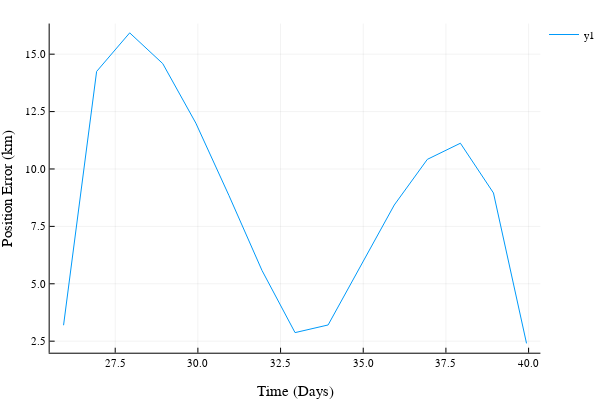

Notebook cell for this chart:
### Code cell
#Calculate and plot position errors in kilometers
e = zeros(length(t_samp));
xfit = reshape(Optim.minimizer(fitresult),6,length(t_samp));
for k = 1:length(t_samp)
    e[k] = 1000*norm(xfit[1:3,k] - xnode[1:3,k]);
end

plot(t_samp,e, xlabel="Time (Days)", ylabel="Position Error (km)")

### Figure 1 — Plotly figure (JSON) as saved in the notebook; plotly's stock layout.template omitted (floating-point values rounded to 4 significant figures)
{"data": [{"colorbar": {"title": ""}, "hoverinfo": "text", "legendgroup": "y1", "line": {"color": "rgba(0, 154, 250, 1.000)", "dash": "solid", "shape": "linear", "width": 1}, "mode": "lines", "name": "y1", "showlegend": true, "text": [null, null, null, null, null, null, null, null, null, null, null, null, null, null, null], "type": "scatter", "x": [25.94, 26.94, 27.94, 28.94, 29.94, 30.94, 31.94, 32.94, 33.94, 34.94, 35.94, 36.94, 37.94, 38.94, 39.94], "xaxis": "x1", "y": [3.196, 14.25, 15.93, 14.59, 12.0, 8.85, 5.583, 2.873, 3.207, 5.817, 8.431, 10.42, 11.12, 8.956, 2.404], "yaxis": "y1"}], "layout": {"annotations": [], "height": 400, "legend": {"bgcolor": "rgba(255, 255, 255, 1.000)", "bordercolor": "rgba(0, 0, 0, 1.000)", "font": {"color": "rgba(0, 0, 0, 1.000)", "family": "sans-serif", "size": 11}, "tracegroupgap": 0, "x": 1, "y": 1}, "margin": {"b": 20, "l": 0, "r": 0, "t": 20}, "paper_bgcolor": "rgba(255, 255, 255, 1.000)", "plot_bgcolor": "rgba(255, 255, 255, 1.000)", "showlegend": true, "width": 600, "xaxis": {"anchor": "y1", "domain": [0.09128, 0.9934], "gridcolor": "rgba(0, 0, 0, 0.100)", "gridwidth": 0.5, "linecolor": "rgba(0, 0, 0, 1.000)", "mirror": false, "range": [25.52, 40.36], "showgrid": true, "showline": true, "showticklabels": true, "tickangle": 0, "tickcolor": "rgb(0, 0, 0)", "tickfont": {"color": "rgba(0, 0, 0, 1.000)", "family": "sans-serif", "size": 11}, "tickmode": "array", "ticks": "inside", "ticktext": ["27.5", "30.0", "32.5", "35.0", "37.5", "40.0"], "tickvals": [27.5, 30, 32.5, 35, 37.5, 40], "title": "Time (Days)", "titlefont": {"color": "rgba(0, 0, 0, 1.000)", "family": "sans-serif", "size": 15}, "type": "-", "visible": true, "zeroline": false, "zerolinecolor": "rgba(0, 0, 0, 1.000)"}, "yaxis": {"anchor": "x1", "domain": [0.07581, 0.9902], "gridcolor": "rgba(0, 0, 0, 0.100)", "gridwidth": 0.5, "linecolor": "rgba(0, 0, 0, 1.000)", "mirror": false, "range": [1.998, 16.33], "showgrid": true, "showline": true, "showticklabels": true, "tickangle": 0, "tickcolor": "rgb(0, 0, 0)", "tickfont": {"color": "rgba(0, 0, 0, 1.000)", "family": "sans-serif", "size": 11}, "tickmode": "array", "ticks": "inside", "ticktext": ["2.5", "5.0", "7.5", "10.0", "12.5", "15.0"], "tickvals": [2.5, 5, 7.5, 10, 12.5, 15], "title": "Position Error (km)", "titlefont": {"color": "rgba(0, 0, 0, 1.000)", "family": "sans-serif", "size": 15}, "type": "-", "visible": true, "zeroline": false, "zerolinecolor": "rgba(0, 0, 0, 1.000)"}}}
